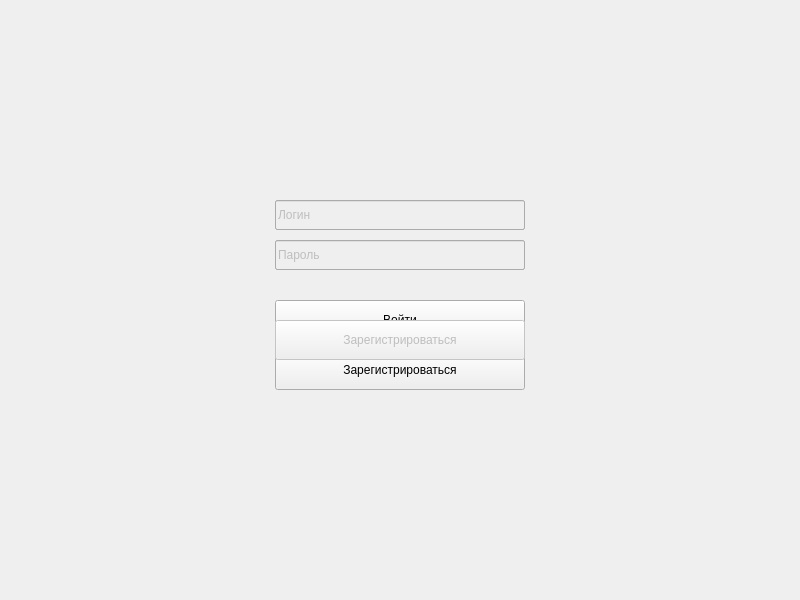
<?xml version="1.0" encoding="UTF-8"?>
<ui version="4.0">
 <class>MainWindow</class>
 <widget class="QMainWindow" name="MainWindow">
  <property name="geometry">
   <rect>
    <x>0</x>
    <y>0</y>
    <width>800</width>
    <height>600</height>
   </rect>
  </property>
  <property name="windowTitle">
   <string>MainWindow</string>
  </property>
  <widget class="QWidget" name="centralwidget">
   <property name="enabled">
    <bool>true</bool>
   </property>
   <widget class="QWidget" name="authWidget" native="true">
    <property name="enabled">
     <bool>true</bool>
    </property>
    <property name="geometry">
     <rect>
      <x>275</x>
      <y>200</y>
      <width>250</width>
      <height>200</height>
     </rect>
    </property>
    <widget class="QLineEdit" name="LoginAuthLine">
     <property name="geometry">
      <rect>
       <x>0</x>
       <y>0</y>
       <width>250</width>
       <height>30</height>
      </rect>
     </property>
     <property name="text">
      <string>Логин</string>
     </property>
    </widget>
    <widget class="QLineEdit" name="PasswordAuthLine">
     <property name="geometry">
      <rect>
       <x>0</x>
       <y>40</y>
       <width>250</width>
       <height>30</height>
      </rect>
     </property>
     <property name="text">
      <string>Пароль</string>
     </property>
    </widget>
    <widget class="QPushButton" name="AuthAuthButton">
     <property name="enabled">
      <bool>true</bool>
     </property>
     <property name="geometry">
      <rect>
       <x>0</x>
       <y>100</y>
       <width>250</width>
       <height>40</height>
      </rect>
     </property>
     <property name="text">
      <string>Войти</string>
     </property>
    </widget>
    <widget class="QPushButton" name="AuthRegButton">
     <property name="enabled">
      <bool>true</bool>
     </property>
     <property name="geometry">
      <rect>
       <x>0</x>
       <y>150</y>
       <width>250</width>
       <height>40</height>
      </rect>
     </property>
     <property name="text">
      <string>Зарегистрироваться</string>
     </property>
    </widget>
    <widget class="QLabel" name="NotificationAuth">
     <property name="geometry">
      <rect>
       <x>0</x>
       <y>80</y>
       <width>250</width>
       <height>20</height>
      </rect>
     </property>
     <property name="text">
      <string/>
     </property>
     <property name="alignment">
      <set>Qt::AlignCenter</set>
     </property>
    </widget>
   </widget>
   <widget class="QWidget" name="regWidget" native="true">
    <property name="enabled">
     <bool>false</bool>
    </property>
    <property name="geometry">
     <rect>
      <x>275</x>
      <y>200</y>
      <width>250</width>
      <height>200</height>
     </rect>
    </property>
    <widget class="QLineEdit" name="LoginRegLine">
     <property name="geometry">
      <rect>
       <x>0</x>
       <y>0</y>
       <width>250</width>
       <height>30</height>
      </rect>
     </property>
     <property name="text">
      <string>Логин</string>
     </property>
    </widget>
    <widget class="QLineEdit" name="PasswordRegLine">
     <property name="geometry">
      <rect>
       <x>0</x>
       <y>40</y>
       <width>250</width>
       <height>30</height>
      </rect>
     </property>
     <property name="text">
      <string>Пароль</string>
     </property>
    </widget>
    <widget class="QPushButton" name="RegRegButton">
     <property name="enabled">
      <bool>false</bool>
     </property>
     <property name="geometry">
      <rect>
       <x>0</x>
       <y>120</y>
       <width>250</width>
       <height>40</height>
      </rect>
     </property>
     <property name="text">
      <string>Зарегистрироваться</string>
     </property>
    </widget>
    <widget class="QLabel" name="NotificationReg">
     <property name="geometry">
      <rect>
       <x>0</x>
       <y>80</y>
       <width>250</width>
       <height>20</height>
      </rect>
     </property>
     <property name="text">
      <string/>
     </property>
     <property name="alignment">
      <set>Qt::AlignCenter</set>
     </property>
    </widget>
   </widget>
  </widget>
 </widget>
 <resources/>
 <connections/>
</ui>
